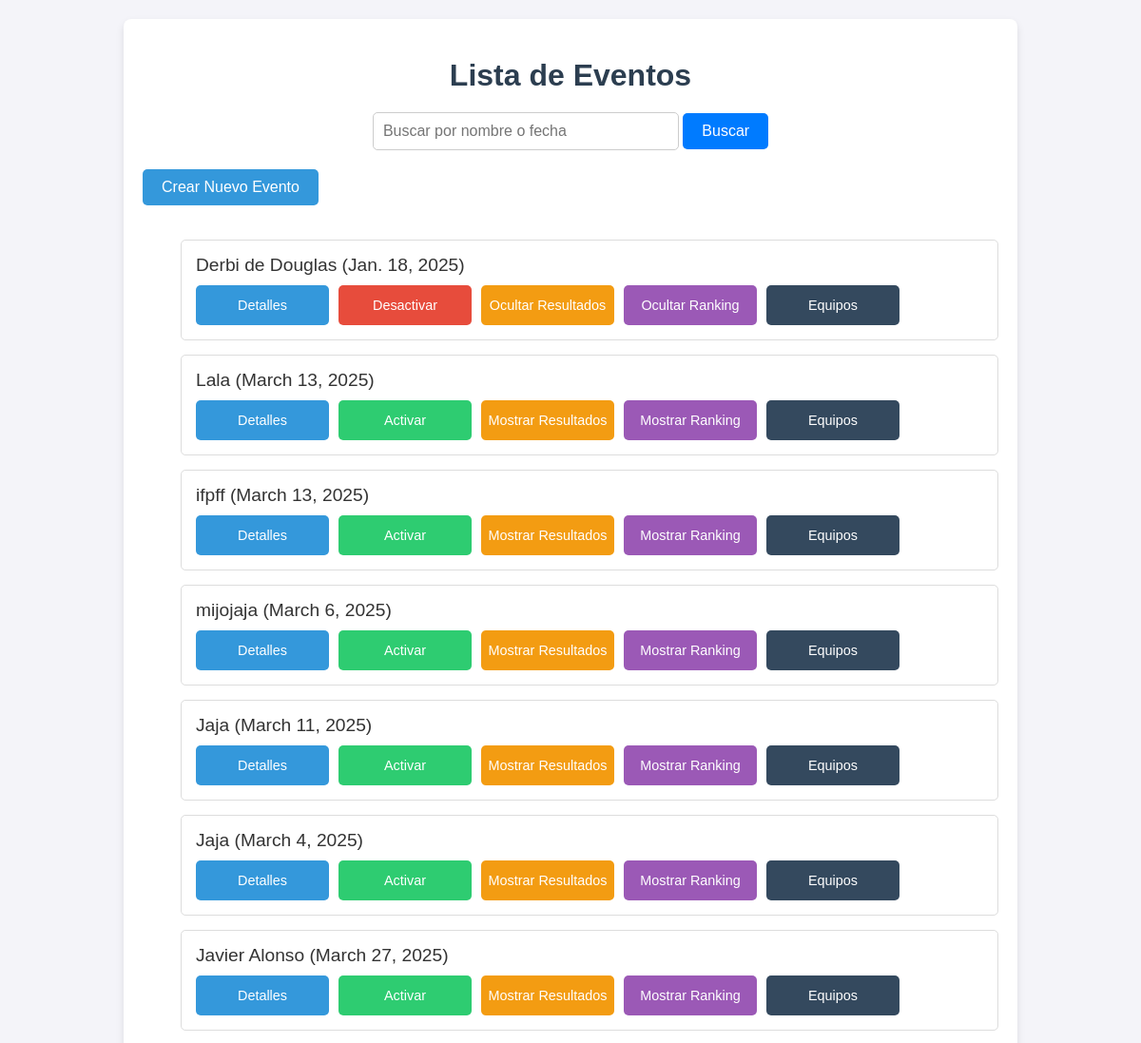
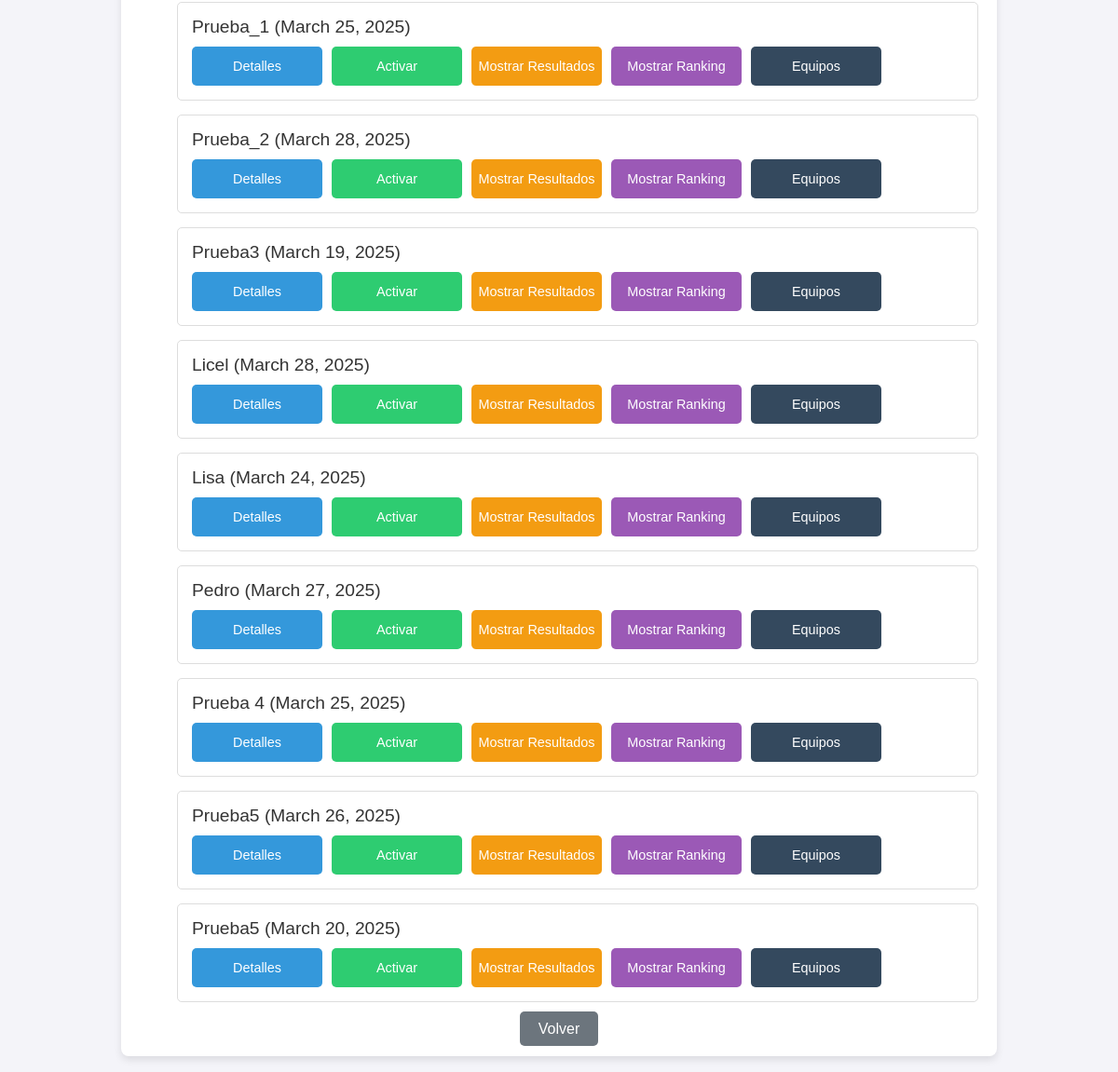
/eventos/ (signed in), run on the app's committed database (2 pictures, top to bottom).
### eventos/models.py (models this page shows, shortened)
class Evento(models.Model):
    nombre = models.CharField(max_length=255)
    fecha = models.DateField()
    ubicacion = models.CharField(max_length=255)
    current = models.BooleanField(default=False)
    results_visible = models.BooleanField(default=False)
    ranking_visible = models.BooleanField(default=False)

### eventos/views.py (the view)
# urls.py: path('', views.listar_eventos, name='listar_eventos'),
@login_required
def listar_eventos(request):
    search_query = request.GET.get('search', '')  # Get the search query from the request
    eventos = Evento.objects.all()  # Retrieve all events
    if search_query:
        eventos = eventos.filter(
            Q(nombre__icontains=search_query) |
            Q(fecha__icontains=search_query)
        )
    return render(request, 'eventos/listar_eventos.html', {
    'eventos': eventos,
    'search': search_query  # Add this line
})

### eventos/templates/eventos/listar_eventos.html (shortened to what this page needs)
<!DOCTYPE html>
<html lang="es">
<head>
</head>
<body>
  <div class="container">
    <h1>Lista de Eventos</h1>
    <div class="search-bar">
      <form method="get" action="{% url 'listar_eventos' %}">
        <input type="text" name="search" placeholder="Buscar por nombre o fecha" value="{{ search }}">
        <button type="submit">Buscar</button>
      </form>
    </div>
    <a href="{% url 'crear_evento' %}" class="create-button">Crear Nuevo Evento</a>
    <ul>
      {% for evento in eventos %}
      <li class="event-item">
        <span class="event-name">{{ evento.nombre }} ({{ evento.fecha }})</span>
        <div class="button-group">
          <a href="{% url 'detalle_evento' evento_id=evento.id %}" class="button details-button">Detalles</a>
          {% if evento.current %}
          <form method="post" action="{% url 'toggle_event_status' evento.id %}">
            <button type="submit" class="button inactive-button">Desactivar</button>
          </form>
          {% else %}
          <form method="post" action="{% url 'toggle_event_status' evento.id %}">
            <button type="submit" class="button current-button">Activar</button>
          </form>
          {% endif %}
          <form method="post" action="{% url 'toggle_results' evento.id %}">
            <button type="submit" class="button toggle-results-button">
              {% if evento.results_visible %} Ocultar Resultados {% else %} Mostrar Resultados {% endif %}
            </button>
          </form>
          <button
            class="button toggle-ranking-button"
            onclick="toggleRanking(event, '{% url 'toggle_ranking_visibility' evento.id %}', this)">
            {% if evento.ranking_visible %} Ocultar Ranking {% else %} Mostrar Ranking {% endif %}
          </button>
          <a href="{% url 'gestionar_equipos' evento.id %}" class="button equipos-button" title="Gestionar Equipos">Equipos</a>
        </div>
      </li>
      {% endfor %}
    </ul>
    <div class="back-button">
      <a href="https://cognitech.pythonanywhere.com/api/accounts/dashboard/">Volver</a>
    </div>
  </div>
</body>
</html>

### eventos/templates/eventos/listar_eventos.html (style rules this page uses)
body { font-family: Arial, sans-serif; background-color: #f4f4f9; margin: 0; padding: 20px; }
h1 { color: #2c3e50; text-align: center; margin-bottom: 20px; }
a { text-decoration: none; color: #3498db; transition: color 0.3s ease; }
.container { max-width: 900px; margin: 0 auto; padding: 20px; background: #ffffff; border-radius: 8px; box-shadow: 0 4px 8px rgba(0, 0, 0, 0.1); }
.event-item { display: flex; flex-direction: column; align-items: flex-start; padding: 15px; margin: 15px 0; border: 1px solid #ddd; border-radius: 5px; background: #ffffff; }
.event-name { font-size: 1.2em; color: #333; margin-bottom: 10px; }
.button-group { display: flex; flex-wrap: wrap; gap: 10px; width: 100%; }
.button-group form { margin: 0; }
.button { display: inline-flex; justify-content: center; align-items: center; width: 140px; height: 42px; font-size: 0.9em; border: none; border-radius: 5px; cursor: pointer; text-align: center; text-decoration: none; color: white; white-space: nowrap; overflow: hidden; box-sizing: border-box; vertical-align: middle; }
.details-button { background-color: #3498db; }
.current-button { background-color: #2ecc71; }
.inactive-button { background-color: #e74c3c; }
.toggle-results-button { background-color: #f39c12; }
.toggle-ranking-button { background-color: #9b59b6; }
.equipos-button { background-color: #34495e; }
.search-bar { margin-bottom: 20px; text-align: center; }
.search-bar input[type="text"] { width: 300px; padding: 10px; border: 1px solid #ccc; border-radius: 5px; font-size: 16px; }
.search-bar button { padding: 10px 20px; background-color: #007bff; color: white; border: none; border-radius: 5px; cursor: pointer; font-size: 16px; }
.create-button { display: inline-block; padding: 10px 20px; background-color: #3498db; color: white; font-size: 1em; border-radius: 5px; text-align: center; text-decoration: none; margin-bottom: 20px; }
.back-button { text-align: center; margin-top: 20px; }
.back-button a { padding: 10px 20px; background-color: #6c757d; color: white; text-decoration: none; border-radius: 5px; font-size: 16px; }

### data on the page
Evento: nombre "Derbi de Douglas", fecha "Jan. 18, 2025", current "Desactivar", results_visible "Ocultar Resultados", ranking_visible "Ocultar Ranking"
Evento: nombre "Lala", fecha "March 13, 2025", current "Activar", results_visible "Mostrar Resultados", ranking_visible "Mostrar Ranking"
Evento: nombre "ifpff", fecha "March 13, 2025", current "Activar", results_visible "Mostrar Resultados", ranking_visible "Mostrar Ranking"
Evento: nombre "mijojaja", fecha "March 6, 2025", current "Activar", results_visible "Mostrar Resultados", ranking_visible "Mostrar Ranking"
Evento: nombre "Jaja", fecha "March 11, 2025", current "Activar", results_visible "Mostrar Resultados", ranking_visible "Mostrar Ranking"
Evento: nombre "Jaja", fecha "March 4, 2025", current "Activar", results_visible "Mostrar Resultados", ranking_visible "Mostrar Ranking"
Evento: nombre "Javier Alonso", fecha "March 27, 2025", current "Activar", results_visible "Mostrar Resultados", ranking_visible "Mostrar Ranking"
Evento: nombre "Prueba_1", fecha "March 25, 2025", current "Activar", results_visible "Mostrar Resultados", ranking_visible "Mostrar Ranking"
Evento: nombre "Prueba_2", fecha "March 28, 2025", current "Activar", results_visible "Mostrar Resultados", ranking_visible "Mostrar Ranking"
Evento: nombre "Prueba3", fecha "March 19, 2025", current "Activar", results_visible "Mostrar Resultados", ranking_visible "Mostrar Ranking"
Evento: nombre "Licel", fecha "March 28, 2025", current "Activar", results_visible "Mostrar Resultados", ranking_visible "Mostrar Ranking"
Evento: nombre "Lisa", fecha "March 24, 2025", current "Activar", results_visible "Mostrar Resultados", ranking_visible "Mostrar Ranking"
Evento: nombre "Pedro", fecha "March 27, 2025", current "Activar", results_visible "Mostrar Resultados", ranking_visible "Mostrar Ranking"
Evento: nombre "Prueba 4", fecha "March 25, 2025", current "Activar", results_visible "Mostrar Resultados", ranking_visible "Mostrar Ranking"
Evento: nombre "Prueba5", fecha "March 26, 2025", current "Activar", results_visible "Mostrar Resultados", ranking_visible "Mostrar Ranking"
Evento: nombre "Prueba5", fecha "March 20, 2025", current "Activar", results_visible "Mostrar Resultados", ranking_visible "Mostrar Ranking"
